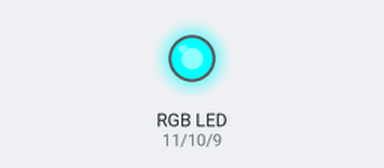
A sketch run on a simulated Arduino Uno, built with avr-gcc and run on an emulated ATmega328P. On the bench: an RGB LED mixed from three pins (HIGH = lit).

Above: at 0.2 s.
At 1.2 s:
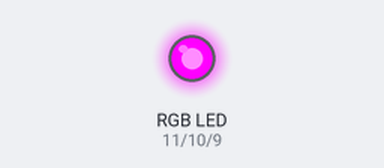
At 1.7 s:
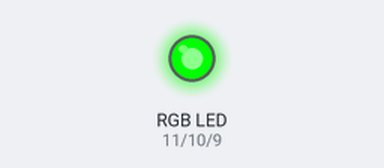
At 2.2 s:
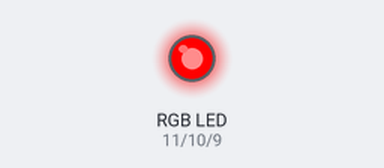
At 3.7 s:
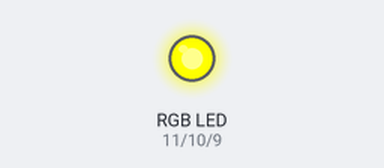
At 5.7 s:
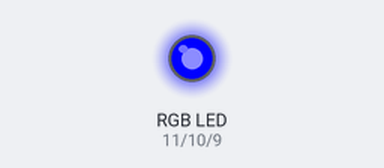
Timing chart, 0 to 6.9 s (numbered marks = the images above):
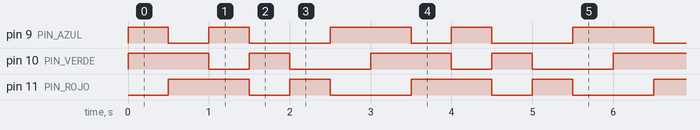

Measured:
- by itself, pin 9 (PIN_AZUL), pin 10 (PIN_VERDE), pin 11 (PIN_ROJO): repeats every 3.0 s: LOW 0.50 s, HIGH 0.50 s, LOW 1.0 s, HIGH 1.0 s
- by itself, everything shown: repeats every 3.0 s, in 6 steps

The sketch:

_6.11_-_RGB_-_Anodo_comun.ino
```cpp
/*
Curso de Arduino

LED RGB Anodo comun

Conexiones

LED RGB

pin Rojo  11
pin Verde 10
pin Azul   9
pin comun a 5v

by JAVacasM
 */


/* ==== Includes - Librerias==== */

/* ====  END Includes ==== */

/* ==== Defines - Constantes ==== */
#define PIN_ROJO  11
#define PIN_VERDE 10
#define PIN_AZUL   9

#define ESPERA 500
/* ==== END Defines ==== */

/* ==== Variables Globales ==== */

/* ==== END Global Variables ==== */


/* ==== Funciones a usar - Prototipos ==== */

/* ==== END Prototipos ==== */

/* ==== Setup - Configuracion ==== */
void setup() { // Configuramos los pines como salidas
  pinMode(PIN_ROJO,OUTPUT);
  pinMode(PIN_VERDE,OUTPUT);
  pinMode(PIN_AZUL,OUTPUT);

}
/* ==== END Setup ==== */

/* ==== Loop - Codigo que se repite==== */
void loop() {

  // Dado que el comun esta conectado a 5V tenemos que usar una logica invertida

  // Veremos rojo
  digitalWrite(PIN_VERDE, !LOW);   // Apagamos el verde
  digitalWrite(PIN_AZUL,  !LOW);   // Apagamos el azul
  digitalWrite(PIN_ROJO, !HIGH);   // Encendemos el rojo

  delay(ESPERA);

  // Veremos azul
  digitalWrite(PIN_VERDE, !LOW);   // Apagamos el verde
  digitalWrite(PIN_AZUL, !HIGH);   // Encendemos el azul
  digitalWrite(PIN_ROJO,  !LOW);   // Apagamos el rojo

  delay(ESPERA);

    // Veremos verde
  digitalWrite(PIN_VERDE,!HIGH);   // Encendemos el verde
  digitalWrite(PIN_AZUL,  !LOW);   // Apagamos el azul
  digitalWrite(PIN_ROJO,  !LOW);   // Apagamos el rojo

  delay(ESPERA);

  // Veremos morado: azul+rojo
  digitalWrite(PIN_VERDE, !LOW);   // Apagamos el verde
  digitalWrite(PIN_AZUL, !HIGH);   // Encendemos el azul
  digitalWrite(PIN_ROJO, !HIGH);   // Encendemos el rojo

  delay(ESPERA);

  // Veremos cyan: verde+azul
  digitalWrite(PIN_VERDE, !HIGH);  // Encendemos el verde
  digitalWrite(PIN_AZUL,  !HIGH);  // Encendemos el azul
  digitalWrite(PIN_ROJO,   !LOW);  // Apagamos el rojo

  delay(ESPERA);

  // Veremos marron: verde y rojo
  digitalWrite(PIN_VERDE, !HIGH);  // Encendemos el verde
  digitalWrite(PIN_AZUL,   !LOW);  // Apagamos el azul
  digitalWrite(PIN_ROJO,  !HIGH);  // Encendemos el rojo

  delay(ESPERA);

}
/* ==== End Loop ==== */

/* ==== Funciones ==== */

/* ==== END Functions ==== */
```
